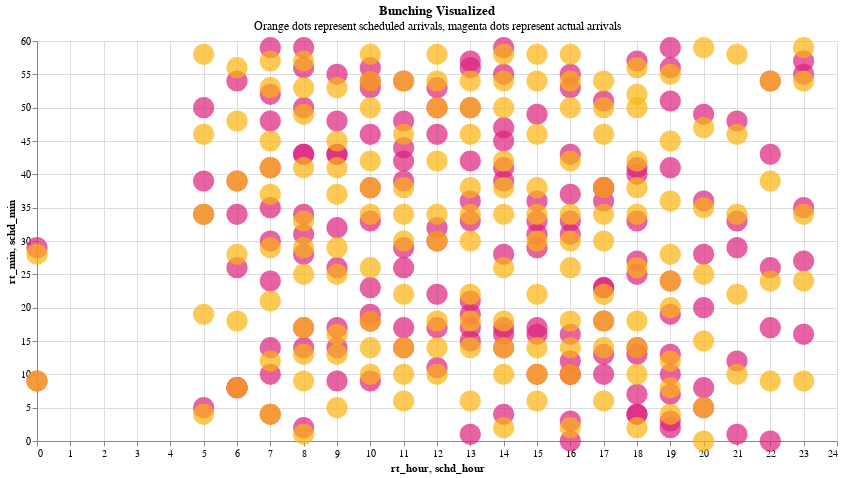

Source (notebook cell):
### Code cell
df_sf1, df_sf2 = compare_approaches(
    stop_id="16299",
    organization_name="City and County of San Francisco",
    route_id="1",
    stop_sequence=7,
)

### Figure 1 — Vega-Lite specification as saved in the notebook (floating-point values rounded to 4 significant figures; data arrays with more than 128 entries replaced by an {"elided": "..."} marker saying what was removed)
{"config": {"view": {"continuousWidth": 300, "continuousHeight": 300}}, "layer": [{"mark": {"type": "circle", "color": "#dd217d", "size": 450}, "encoding": {"tooltip": [{"field": "converted_schd_arrival_tooltip", "type": "nominal"}, {"field": "converted_rt_arrival_tooltip", "type": "nominal"}], "x": {"field": "rt_hour", "type": "quantitative"}, "y": {"field": "rt_min", "type": "quantitative"}}}, {"mark": {"type": "circle", "color": "#fcb40e", "size": 450}, "encoding": {"tooltip": [{"field": "converted_schd_arrival_tooltip", "type": "nominal"}, {"field": "converted_rt_arrival_tooltip", "type": "nominal"}], "x": {"field": "schd_hour", "type": "quantitative"}, "y": {"field": "schd_min", "type": "quantitative"}}}], "data": {"name": "data-87b6b4afd4c32f3ff140c9ad2ad86aa2"}, "height": 400, "title": {"text": "Bunching Visualized", "subtitle": "Orange dots represent scheduled arrivals, magenta dots represent actual arrivals "}, "width": 800, "$schema": "https://vega.github.io/schema/vega-lite/v5.17.0.json", "datasets": {"data-87b6b4afd4c32f3ff140c9ad2ad86aa2": {"elided": "163 records"}}}
